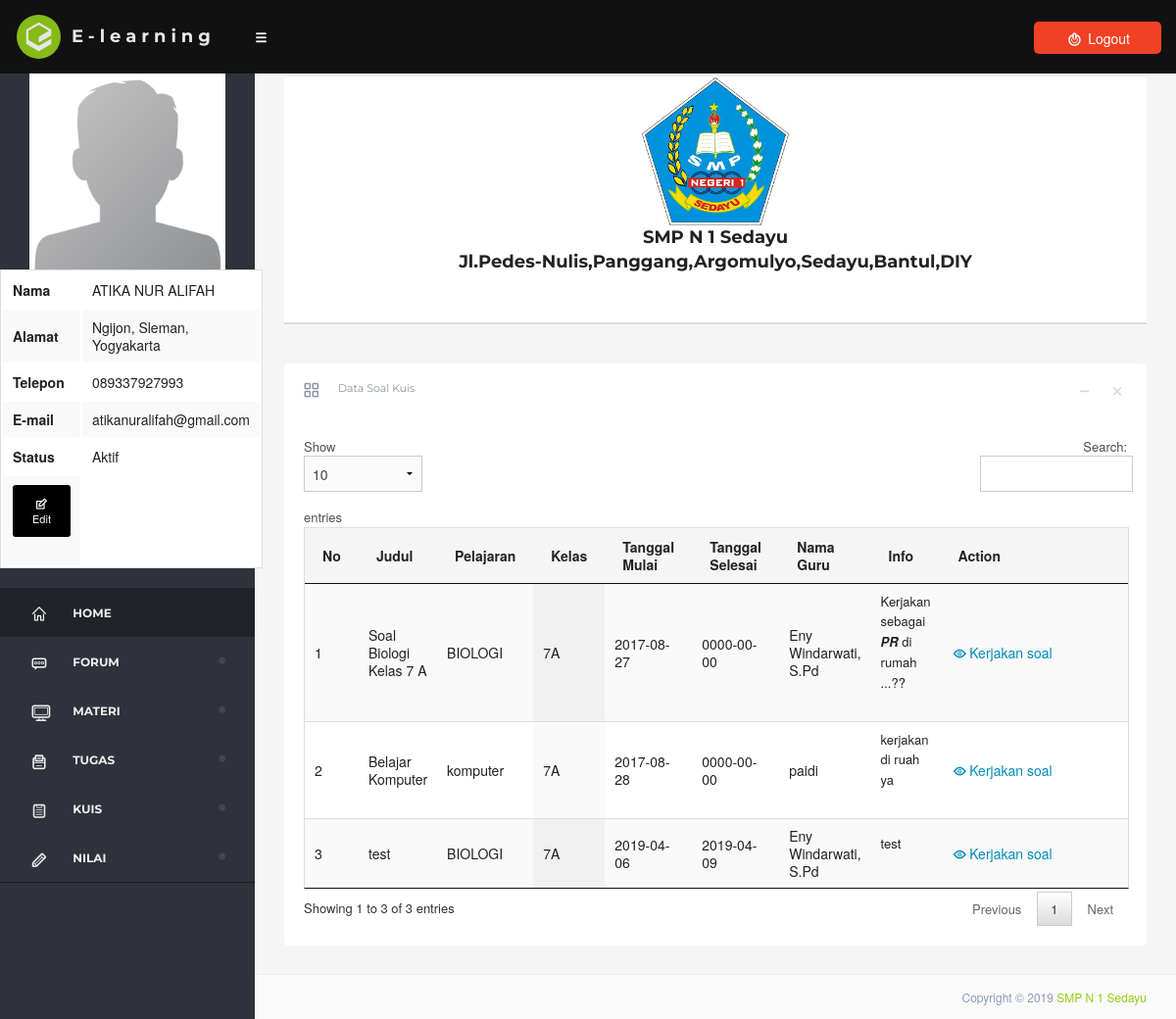
The app's page /dashboard/?kuis=tampil_topik (signed in) with its own data.
### tables this page shows
CREATE TABLE `users` (
  `users_id` int(11) NOT NULL AUTO_INCREMENT,
  `users_noinduk` int(20) DEFAULT NULL,
  `users_nama` varchar(25) DEFAULT NULL,
  `users_username` varchar(25) DEFAULT NULL,
  `users_password` varchar(25) DEFAULT NULL,
  `users_level` varchar(5) DEFAULT NULL,
  `users_telp` varchar(13) DEFAULT NULL,
  `users_alamat` text,
  `users_email` varchar(30) DEFAULT NULL,
  `users_status` varchar(6) DEFAULT NULL,
  `users_foto` varchar(100) NOT NULL,
  `kelas_id` int(11) DEFAULT NULL,
  PRIMARY KEY (`users_id`),
  KEY `kelas_id` (`kelas_id`)
);

CREATE TABLE `topik_kuis` (
  `id_topik` int(9) NOT NULL AUTO_INCREMENT,
  `judul` varchar(100) NOT NULL,
  `kelas_id` int(5) NOT NULL,
  `pelajaran_id` int(5) NOT NULL,
  `tanggal_buat` date NOT NULL,
  `tanggal_selesai` date NOT NULL,
  `jam` int(11) NOT NULL,
  `menit` int(11) NOT NULL,
  `detik` int(11) NOT NULL,
  `username` varchar(50) NOT NULL,
  `info` text NOT NULL,
  PRIMARY KEY (`id_topik`)
);

CREATE TABLE `pelajaran` (
  `pelajaran_id` int(5) NOT NULL AUTO_INCREMENT,
  `pelajaran_nama` varchar(100) DEFAULT NULL,
  `users_id` int(9) NOT NULL,
  `kelas_id` int(9) NOT NULL,
  PRIMARY KEY (`pelajaran_id`)
);

CREATE TABLE `kelas` (
  `kelas_id` int(11) NOT NULL AUTO_INCREMENT,
  `kelas_nama` varchar(5) NOT NULL,
  PRIMARY KEY (`kelas_id`)
);

### dashboard/view/tampil_topik.php (the view, shortened to what the rows shown need)
<div class="large-12 columns">
    <div class="box">
        <div class="box-body " style="display: block;">
             <?php
           $level = $_SESSION['level'];
           if ($level == 'guru') {
            ?>
            <table id="footable-res2" class="display" style="width:100%">
                <thead>
                    <tr>
                        <th width="3%">No</th>
                        <th>Judul</th>
                        <th>Pelajaran</th>
                        <th>Kelas</th>
                        <th>Tanggal Mulai</th>
						 <th>Tanggal Selesai</th>
                        <th>Nama Guru</th>
                        <th>Info</th>
                        <th width="30%">Action</th>
                    </tr>
                </thead>
                <form role="form" method="post" />
                <tbody>
                <?php
                    if (isset($_GET['kuis'])) {
                        if ($_GET['kuis'] == 'tampil_topik') {
                        $iduser = $_SESSION['id'];
                        $no         =   1;
                        $topik_kuis      =   mysql_query("select * from topik_kuis, pelajaran, kelas where topik_kuis.pelajaran_id=pelajaran.pelajaran_id and topik_kuis.kelas_id=kelas.kelas_id and pelajaran.users_id='$iduser'");
                            while ($row=mysql_fetch_array($topik_kuis)) {
                ?>
                    <tr>
                        <td><?php echo $no; ?></td>
                        <td>
                            <?php
                                 echo $row['judul'];
                            ?>
                        </td>
                        <td>
                            <?php echo $row['pelajaran_nama'] ?>
                        </td>
                        <td>
                            <?php echo $row['kelas_nama'] ?>
                        </td>
                        <td>
                            <?php
                                echo $row['tanggal_buat'];
                            ?>
                        </td>
						<td>
                            <?php
                                echo $row['tanggal_selesai'];
                            ?>
                        </td>
                        <td>
                            <?php
                                echo $row['username'];
                            ?>
                        </td>
                        <td>
                            <?php
                                echo $row['info'];
                            ?>
                        </td>
                        <td>
                            <a href="?soal=tampil_soal&idpel=<?php echo $row['pelajaran_id']; ?>&idkel=<?php echo $row['kelas_id']; ?>&idtopik=<?php echo $row['id_topik']; ?>"><span class="fontello-eye-outline" ></span>lihat soal</a>
                            <a href="?kuis-edit=<?php echo $row['pelajaran_id']; ?>" <?php if ($level == 'siswa') {
                                echo 'style="display:none;"';
                            }  ?>><span class="fontello-edit"></span>edit</a>
                            <a href="?kuis-delete=<?php echo $row['pelajaran_id']; ?>" <?php if ($level == 'siswa') {
                                echo "style='display:none;'";
                            } ?>><span class="fontello-trash"></span>hapus</a>
                        </td>
                    </tr>
                <?php
                            $no++;
                            }
                        }
                    }
                ?>
                </tbody>
            </table>
             <?php }elseif ($level == 'siswa') { ?>
              <table id="example" class="display" style="width:100%">
                <thead>
                    <tr>
                        <th width="3%">No</th>
                        <th>Judul</th>
                        <th>Pelajaran</th>
                        <th>Kelas</th>
                        <th>Tanggal Mulai</th>
						 <th>Tanggal Selesai</th>
                        <th>Nama Guru</th>
                        <th>Info</th>
                        <th width="30%">Action</th>
                    </tr>
                </thead>
                <tbody>
                <?php
                    if (isset($_GET['kuis'])) {
                        if ($_GET['kuis'] == 'tampil_topik') {
                        $iduser = $_SESSION['id'];
                        $no         =   1;
                        $topik_kuis      =   mysql_query("SELECT * FROM topik_kuis, kelas, pelajaran, users
                                                            WHERE topik_kuis.kelas_id=kelas.kelas_id AND topik_kuis.pelajaran_id=pelajaran.pelajaran_id
                                                            AND kelas.kelas_id=users.kelas_id AND users.users_id='$iduser' ");
                            while ($row=mysql_fetch_array($topik_kuis)) {
                ?>
                    <tr>
                        <td><?php echo $no; ?></td>
                        <td>
                            <?php
                                 echo $row['judul'];
                            ?>
                        </td>
                        <td>
                            <?php echo $row['pelajaran_nama'] ?>
                        </td>
                        <td>
                            <?php echo $row['kelas_nama'] ?>
                        </td>
                        <td>
                            <?php
                                echo $row['tanggal_buat'];
                            ?>
                        </td>
						<td>
                            <?php
                                echo $row['tanggal_selesai'];
                            ?>
                        </td>
                        <td>
                            <?php
                                echo $row['username'];
                            ?>
                        </td>
                        <td>
                            <?php
                                echo $row['info'];
                            ?>
                        </td>
                        <td>
                        <?php
                        $idtop = $row['id_topik'];
                        $cek_siswa = mysql_query("SELECT * FROM nilai_quis WHERE nilai_quis.id_topik='$idtop' ");
                         $info_siswa = mysql_fetch_array($cek_siswa);
                        if ($info_siswa[dikerjakan]== 1 ) {
                            echo "Sudah Dikerjakan";
                        }
                        else{ ?>
                        <a href="?kuis=soal_siswa&usersid=<?php echo $row[users_id]; ?>&idpel=<?php echo $row[pelajaran_id]; ?>&idkel=<?php echo $row[kelas_id]; ?>&idtopik=<?php echo $row[id_topik]; ?>&jam=<?php echo $row[jam]; ?>&menit=<?php echo $row[menit]; ?>&detik=<?php echo $row[detik]; ?>"><span class="fontello-eye-outline" ></span>Kerjakan soal</a>
                                 <?php
                                      } ?>
                        </td>
                    </tr>
                <?php
                            $no++;
                            }
                        }
                    }
                ?>
                </tbody>
            </table>
            <?php } ?>
        </div>
    </div>
</div>

### dashboard/layout/header.php (shortened to what the rows shown need)
<!doctype html>
<html class="no-js" lang="en">
<head>
    <link rel="stylesheet" href="assets/css/foundation.css" />
    <link rel="stylesheet" href="assets/css/dashboard.css">
    <link rel="stylesheet" href="assets/css/style.css">
    <link rel="stylesheet" href="assets/css/dripicon.css">
    <link rel="stylesheet" href="assets/css/typicons.css" />
    <link rel="stylesheet" href="assets/css/font-awesome.css" />
    <link rel="stylesheet" href="assets/css/theme.css">
    <link href="assets/js/validate/validate.css" rel="stylesheet">
    <link href="assets/js/idealform/css/jquery.idealforms.css" rel="stylesheet">
    <link rel="stylesheet" type="text/css" href="assets/js/date-dropdown/jquery.datetimepicker.css" />
    <link href="assets/js/pace/themes/orange/pace-theme-flash.css" rel="stylesheet" />
    <link rel="stylesheet" href="assets/js/slicknav/slicknav.css" />
    <link rel="stylesheet" href="assets/js/dropZone/downloads/css/dropzone.css" />
    <link href="assets/css/table.css" rel="stylesheet" type="text/css" />
</head>
<body>
    <div class="off-canvas-wrap" data-offcanvas>
            <div id="skin-select">
                <div class="skin-part">
                    <div id="tree-wrap">
		 <?php
                $v_user = $_SESSION['id'];
                            $user      =   mysql_query("SELECT * FROM users WHERE users_id = '".$v_user."' ");
                            $row=mysql_fetch_array($user);
                ?>
                        <div class="side-bar">
                            <ul id="menu-showhide" class="topnav slicknav">
							 <?php
                                echo  "<center><img src='img/$row[users_foto]' width='200' height='100'></center>";
                            ?>
							  <table  class="" style="width:100%">
                    <tr>
                        <th width="30%">Nama</th>
                        <td>
                            <?php
                                echo $row['users_nama'];
                            ?>
                        </td>
                    </tr>
                    <tr>
                       <th>Alamat</th>
                    <td>
                            <?php
                                echo $row['users_alamat'];
                            ?>
                        </td>
                     </tr>
                     <tr>
                    <th>Telepon</th>
                    <td>
                            <?php
                                echo $row['users_telp'];
                            ?>
                        </td>
                    </tr>
                <tr>
                    <th>E-mail</th>
                    <td>
                            <?php
                                echo $row['users_email'];
                            ?>
                        </td>
                      </tr>
                      <TR>
                      <th>Status</th>
                        <td>
                            <?php
                                echo $row['users_status'];
                            ?>
                        </td>
                    <tr>
                       <td>
                       </td>
                    </tr>
                </div>
                        </div>
                    </div>
                </div>
            </div>

### records on screen
users: users_foto (picture), users_nama "ATIKA NUR ALIFAH", users_alamat "Ngijon, Sleman, Yogyakarta", users_telp "089337927993", users_email "atikanuralifah@gmail.com", users_status "Aktif"
topik_kuis: judul "Soal Biologi Kelas 7 A", pelajaran.pelajaran_nama "BIOLOGI", kelas.kelas_nama "7A", tanggal_buat "2017-08-27", tanggal_selesai "0000-00-00", username "Eny Windarwati, S.Pd", info "Kerjakan sebagai PR di rumah ...??"
topik_kuis: judul "Belajar Komputer", pelajaran.pelajaran_nama "komputer", kelas.kelas_nama "7A", tanggal_buat "2017-08-28", tanggal_selesai "0000-00-00", username "paidi", info "kerjakan di ruah ya"
topik_kuis: judul "test", pelajaran.pelajaran_nama "BIOLOGI", kelas.kelas_nama "7A", tanggal_buat "2019-04-06", tanggal_selesai "2019-04-09", username "Eny Windarwati, S.Pd", info "test"
